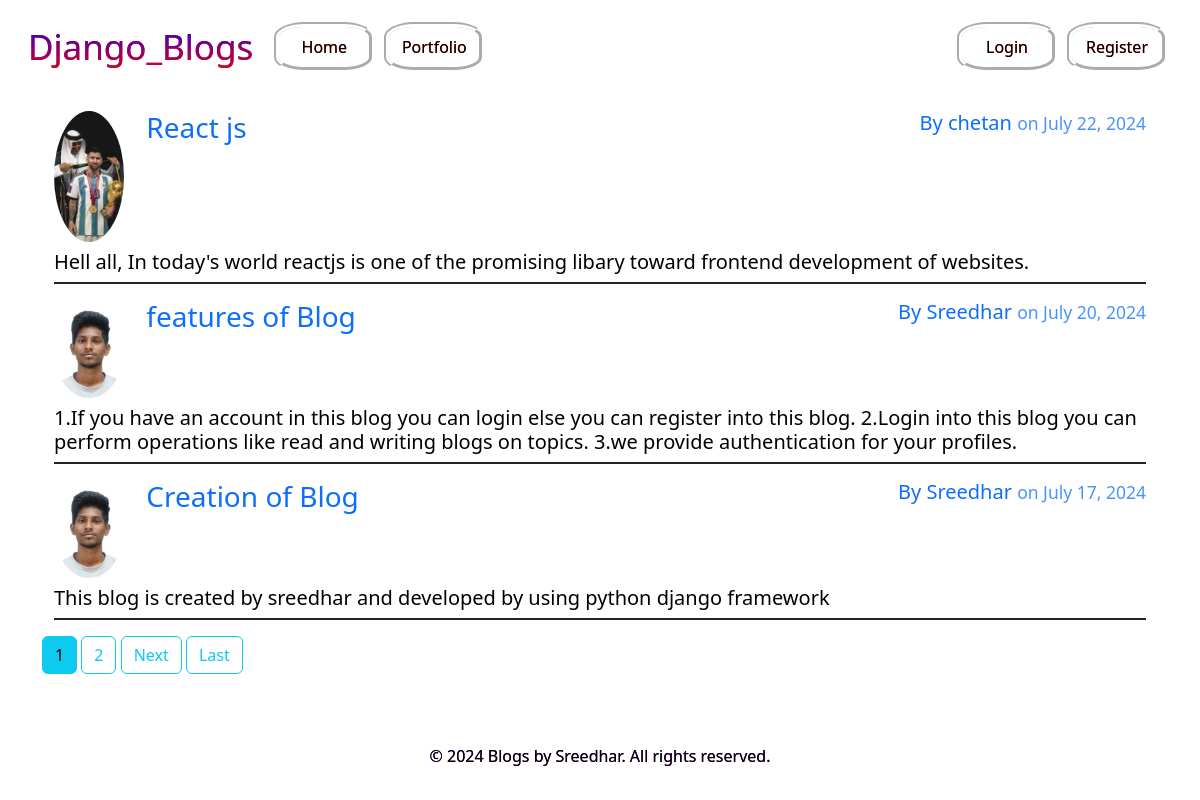
The page / on the database its author committed.
### blog/models.py (models this page shows, shortened)
class Post(models.Model):
    title = models.CharField(max_length=100)
    content = models.TextField()
    date_posted = models.DateTimeField(default=timezone.now)
    author = models.ForeignKey(User, on_delete=models.CASCADE)

### users/models.py (models this page shows, shortened)
class Profile(models.Model):
    user = models.OneToOneField(User,on_delete=models.CASCADE)
    image = models.ImageField(default='pic4.jpg', upload_to='profile_pics')

### blog/views.py (the view)
# urls.py: path('', PostListView.as_view(), name='blog-home'),
class PostListView(ListView):
    model = Post
    template_name= 'blog/home.html'
    context_object_name = 'posts'
    ordering = ['-date_posted']
    paginate_by = 3

### blog/templates/blog/home.html (shortened to what this page needs)
{% extends 'blog/base.html' %}
{% block content %}
    {% for post in posts %}
    <div class="container">
        <div class="post-content mt-3 border-2 border-bottom border-dark">
            <div class="row g-3 justify-content-between">
                <div class="col col-1">
                    <a href="{% url 'user-posts' post.author.username %}">
                        <img width="70" class="rounded-circle" src="{{ post.author.profile.image.url }}">
                    </a>
                </div>
                <div class="col col-7">
                    <h3>
                        <a class="text-decoration-none" href="{% url 'post-detail' post.id %}">{{ post.title }}</a>
                    </h3>
                </div>
                <div class="col">
                    <h5 class="text-end text-primary text-opacity-90">
                        By <a href="{% url 'user-posts' post.author.username %}" class="text-decoration-none">{{ post.author }}</a>
                        <tab>
                        <small class="text-primary text-opacity-75">on {{ post.date_posted|date:"F d, Y" }}</small>
                    </h5>
                </div>
            </div>
            <div class="text-black mt-2 mb-2">
                <h5>
                {{ post.content }}
            </h5>
            </div>
        </div>
    </div>
    {% endfor %}
    <div class="my-3">
        {% if is_paginated %}
            {% for num in page_obj.paginator.page_range %}
                {% if page_obj.number == num %}
                    <a href="?page={{ num }}" class="btn btn-info">{{ num }}</a>
                {% elif num > page_obj.number|add:'-3' and num < page_obj.number|add:'3' %}
                    <a href="?page={{ num }}" class="btn btn-outline-info">{{ num }}</a>
                {% endif %}
            {% endfor %}
            {% if page_obj.has_next %}
            <a href="?page={{ page_obj.next_page_number }}" class="btn btn-outline-info">Next</a>
            <a href="?page={{ page_obj.paginator.num_pages }}" class="btn btn-outline-info">Last</a>
            {% endif %}
        {% endif %}
    </div>
{% endblock content %}

### rows shown on the page
Post: author.profile.image (picture), title "React js", author "chetan", date_posted "July 22, 2024", content "Hell all, In today's world reactjs is one of the promising libary toward frontend development of websites."
Post: author.profile.image (picture), title "features of Blog", author "Sreedhar", date_posted "July 20, 2024", content "1.If you have an account in this blog you can login else you can register into this blog. 2.Login into this blog you can perform operations like read and writing blogs on topics. 3.we provide authentication for your profiles."
Post: author.profile.image (picture), title "Creation of Blog", author "Sreedhar", date_posted "July 17, 2024", content "This blog is created by sreedhar and developed by using python django framework"

### other values the page prints
{{ num }} "1"
{{ num }} "2"
